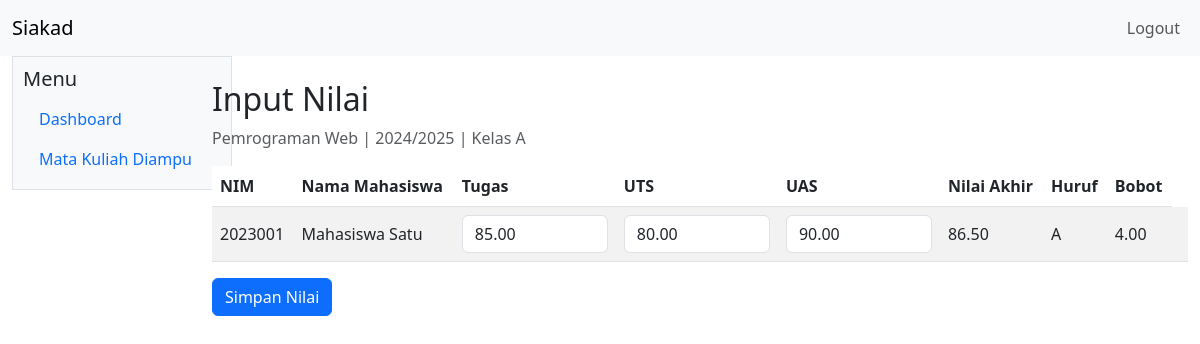
Screenshot of /dosen/nilai.php?jadwal=1 (signed in) with the database file from the repository.
### tables this page shows
CREATE TABLE jadwal_kuliah (
    id_jadwal INT AUTO_INCREMENT PRIMARY KEY,
    id_mata_kuliah INT NOT NULL,
    id_dosen INT NOT NULL,
    id_tahun_akademik INT NOT NULL,
    kelas VARCHAR(20) NOT NULL,
    hari VARCHAR(20) NOT NULL,
    jam_mulai TIME NOT NULL,
    jam_selesai TIME NOT NULL,
    ruangan VARCHAR(50) NOT NULL,
    kuota INT UNSIGNED NOT NULL DEFAULT 30,
    CONSTRAINT fk_jadwal_mata_kuliah FOREIGN KEY (id_mata_kuliah) REFERENCES mata_kuliah (id_mata_kuliah) ON UPDATE CASCADE ON DELETE RESTRICT,
    CONSTRAINT fk_jadwal_dosen FOREIGN KEY (id_dosen) REFERENCES dosen (id_dosen) ON UPDATE CASCADE ON DELETE RESTRICT,
    CONSTRAINT fk_jadwal_tahun_akademik FOREIGN KEY (id_tahun_akademik) REFERENCES tahun_akademik (id_tahun_akademik) ON UPDATE CASCADE ON DELETE RESTRICT,
    UNIQUE KEY uq_jadwal (id_mata_kuliah, id_dosen, id_tahun_akademik, kelas)
);

CREATE TABLE mata_kuliah (
    id_mata_kuliah INT AUTO_INCREMENT PRIMARY KEY,
    kode_mata_kuliah VARCHAR(20) NOT NULL UNIQUE,
    nama_mata_kuliah VARCHAR(100) NOT NULL,
    sks TINYINT UNSIGNED NOT NULL,
    semester TINYINT UNSIGNED NOT NULL
);

CREATE TABLE tahun_akademik (
    id_tahun_akademik INT AUTO_INCREMENT PRIMARY KEY,
    tahun_akademik VARCHAR(20) NOT NULL,
    semester ENUM('ganjil', 'genap') NOT NULL,
    status ENUM('aktif', 'nonaktif') NOT NULL DEFAULT 'nonaktif',
    UNIQUE KEY uq_tahun_semester (tahun_akademik, semester)
);

CREATE TABLE detail_krs (
    id_detail_krs INT AUTO_INCREMENT PRIMARY KEY,
    id_krs INT NOT NULL,
    id_jadwal INT NOT NULL,
    status ENUM('aktif', 'batal') NOT NULL DEFAULT 'aktif',
    CONSTRAINT fk_detail_krs_krs FOREIGN KEY (id_krs) REFERENCES krs (id_krs) ON UPDATE CASCADE ON DELETE CASCADE,
    CONSTRAINT fk_detail_krs_jadwal FOREIGN KEY (id_jadwal) REFERENCES jadwal_kuliah (id_jadwal) ON UPDATE CASCADE ON DELETE RESTRICT,
    UNIQUE KEY uq_detail_krs (id_krs, id_jadwal)
);

CREATE TABLE mahasiswa (
    id_mahasiswa INT AUTO_INCREMENT PRIMARY KEY,
    id_user INT NOT NULL UNIQUE,
    nim VARCHAR(20) NOT NULL UNIQUE,
    nama_mahasiswa VARCHAR(100) NOT NULL,
    jenis_kelamin ENUM('L', 'P') NOT NULL,
    tanggal_lahir DATE NULL,
    alamat TEXT NULL,
    email VARCHAR(100) NULL UNIQUE,
    no_telepon VARCHAR(20) NULL,
    program_studi VARCHAR(100) NOT NULL,
    angkatan YEAR NOT NULL,
    CONSTRAINT fk_mahasiswa_users FOREIGN KEY (id_user) REFERENCES users (id_user) ON UPDATE CASCADE ON DELETE CASCADE
);

### config/functions.php (called while the page is built, shortened)
<?php
function e($str) {
    return htmlspecialchars($str, ENT_QUOTES, 'UTF-8');
}
?>

### dosen/nilai.php (the view, shortened to what this page needs)
<?php
require_once __DIR__ . '/../config/auth.php';
$dosen = get_current_dosen($mysqli, (int) $_SESSION['user']['id_user']);
$jadwalId = intval($_GET['jadwal'] ?? $_POST['jadwal'] ?? 0);
$stmt = $mysqli->prepare('SELECT jk.id_jadwal, mk.nama_mata_kuliah, mk.kode_mata_kuliah, mk.sks, ta.tahun_akademik, jk.kelas, jk.hari
                           FROM jadwal_kuliah jk
                           JOIN mata_kuliah mk ON jk.id_mata_kuliah = mk.id_mata_kuliah
                           JOIN tahun_akademik ta ON jk.id_tahun_akademik = ta.id_tahun_akademik
                           WHERE jk.id_jadwal = ? AND jk.id_dosen = ? LIMIT 1');
$stmt->bind_param('ii', $jadwalId, $dosen['id_dosen']);
$stmt->execute();
$jadwal = $stmt->get_result()->fetch_assoc();
require_once __DIR__ . '/../includes/header.php';
?>
  <div class="col-2">
    <?php require_once __DIR__ . '/../includes/sidebar.php'; ?>
  </div>
  <div class="col-10 mt-4">
    <h2>Input Nilai</h2>
    <p class="text-muted"><?php echo e($jadwal['nama_mata_kuliah']); ?> | <?php echo e($jadwal['tahun_akademik']); ?> | Kelas <?php echo e($jadwal['kelas']); ?></p>
    <form method="post">
      <table class="table table-striped table-responsive align-middle">
        <thead>
          <tr>
            <th>NIM</th>
            <th>Nama Mahasiswa</th>
            <th>Tugas</th>
            <th>UTS</th>
            <th>UAS</th>
            <th>Nilai Akhir</th>
            <th>Huruf</th>
            <th>Bobot</th>
          </tr>
        </thead>
        <tbody>
        <?php
        $stmt2 = $mysqli->prepare('SELECT dk.id_detail_krs, m.nim, m.nama_mahasiswa,
                                          COALESCE(n.nilai_tugas, 0) AS nilai_tugas,
                                          COALESCE(n.nilai_uts, 0) AS nilai_uts,
                                          COALESCE(n.nilai_uas, 0) AS nilai_uas,
                                          COALESCE(n.nilai_akhir, 0) AS nilai_akhir,
                                          COALESCE(n.nilai_huruf, "E") AS nilai_huruf,
                                          COALESCE(n.bobot, 0) AS bobot
                                   FROM detail_krs dk
                                   JOIN krs k ON dk.id_krs = k.id_krs
                                   JOIN mahasiswa m ON k.id_mahasiswa = m.id_mahasiswa
                                   LEFT JOIN nilai n ON dk.id_detail_krs = n.id_detail_krs
                                   WHERE dk.id_jadwal = ? AND dk.status = "aktif"
                                   ORDER BY m.nama_mahasiswa');
        $stmt2->bind_param('i', $jadwalId);
        $stmt2->execute();
        $res = $stmt2->get_result();
        while ($row = $res->fetch_assoc()):
        ?>
          <tr>
            <td><?php echo e($row['nim']); ?></td>
            <td><?php echo e($row['nama_mahasiswa']); ?></td>
            <td><input type="number" name="nilai_tugas[]" class="form-control" step="0.01" min="0" max="100" value="<?php echo e($row['nilai_tugas']); ?>"></td>
            <td><input type="number" name="nilai_uts[]" class="form-control" step="0.01" min="0" max="100" value="<?php echo e($row['nilai_uts']); ?>"></td>
            <td><input type="number" name="nilai_uas[]" class="form-control" step="0.01" min="0" max="100" value="<?php echo e($row['nilai_uas']); ?>"></td>
            <td><?php echo e($row['nilai_akhir']); ?></td>
            <td><?php echo e($row['nilai_huruf']); ?></td>
            <td><?php echo e($row['bobot']); ?></td>
            <td><input type="hidden" name="detail_krs_id[]" value="<?php echo e($row['id_detail_krs']); ?>"></td>
          </tr>
        <?php endwhile; ?>
        </tbody>
      </table>
      <button class="btn btn-primary">Simpan Nilai</button>
    </form>
  </div>
<?php require_once __DIR__ . '/../includes/footer.php'; ?>

### rows the page displays
jadwal_kuliah: id_mata_kuliah.nama_mata_kuliah "Pemrograman Web", id_tahun_akademik.tahun_akademik "2024/2025", kelas "A"
detail_krs: mahasiswa.nim "2023001", mahasiswa.nama_mahasiswa "Mahasiswa Satu", nilai_tugas "85.00", nilai_uts "80.00", nilai_uas "90.00", nilai_akhir "86.50", nilai_huruf "A", bobot "4.00"
